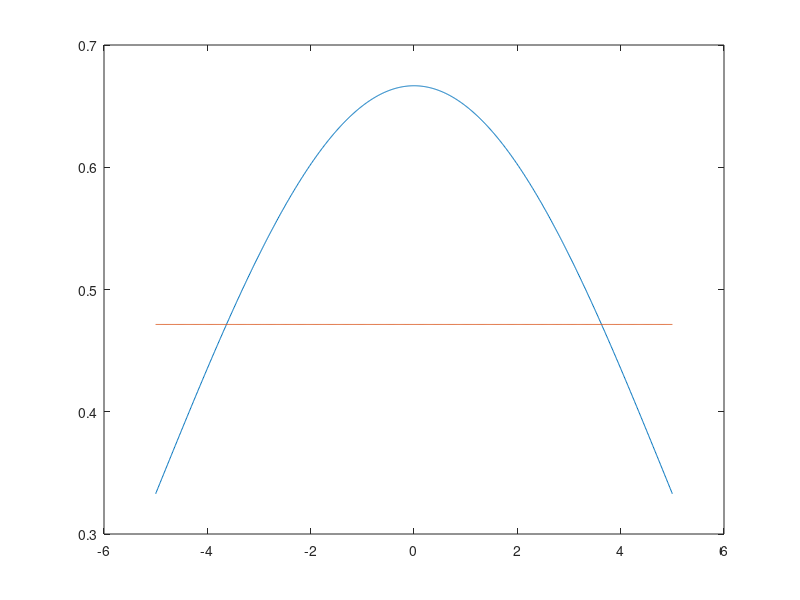

MATLAB code for this plot:
% Problem 7
x = linspace(-5,5,1000)
b = 1
I = 8./(b*x.^2).*(sinc(x/pi*b/2)-cos(x*b/2))
plot(x,I)
halfPowerPoint = 2*b/3/sqrt(2)
hold on 
plot(x,x./x*halfPowerPoint)

hold off 
% function intersect()
% 
% end